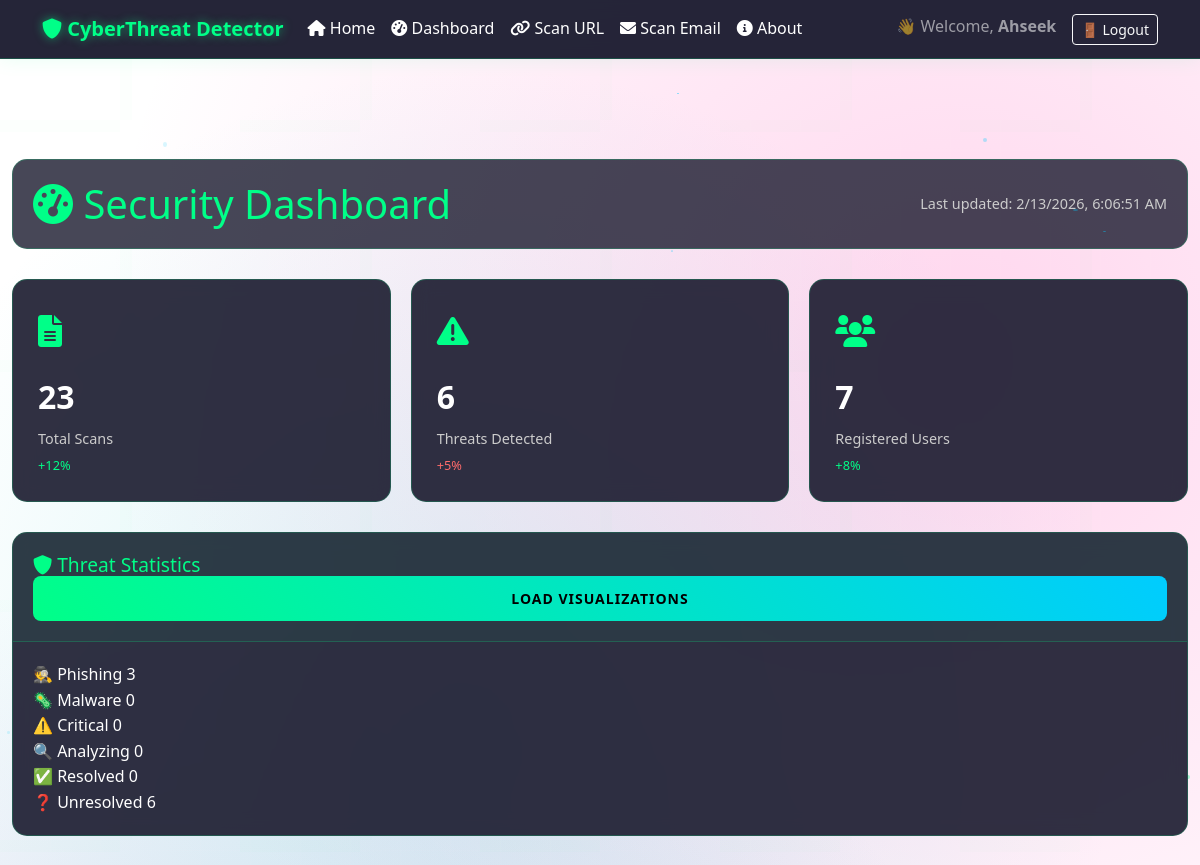
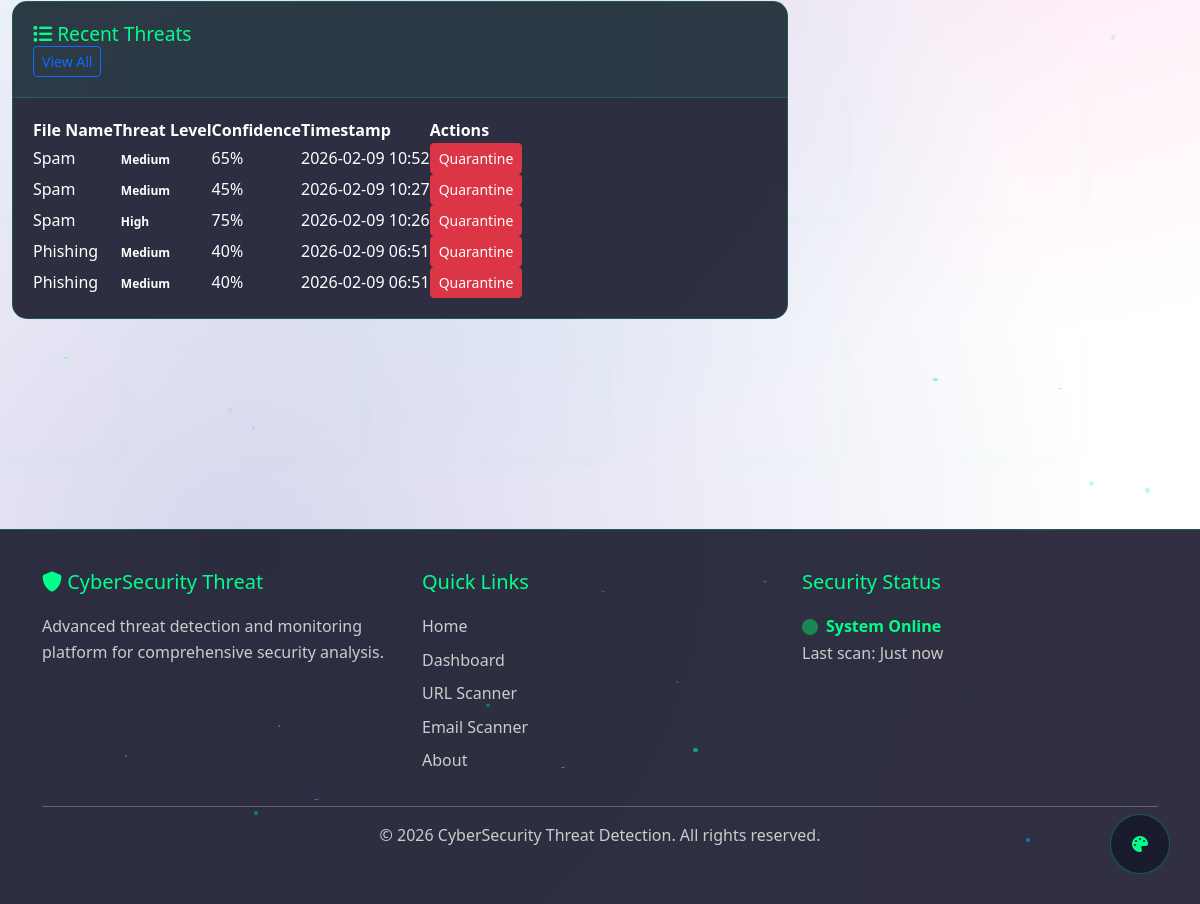
Page /dashboard/ (signed in) on the committed database (2 pictures, top to bottom).
### myapp/models.py (models this page shows)
class ThreatLog(models.Model):
    THREAT_TYPES = [
        ('phishing', 'Phishing'),
        ('malware', 'Malware'),
        ('brute_force', 'Brute Force'),
        ('sql_injection', 'SQL Injection'),
        ('xss', 'XSS'),
        ('ransomware', 'Ransomware'),
        ('zero_day', 'Zero Day'),
    ]
    SEVERITY_LEVELS = [
        ('low', 'Low'),
        ('medium', 'Medium'),
        ('high', 'High'),
        ('critical', 'Critical'),
    ]
    threat_type = models.CharField(max_length=50, choices=THREAT_TYPES)
    severity = models.CharField(max_length=20, choices=SEVERITY_LEVELS, default='medium')
    status = models.CharField(max_length=20, default='detected')
    source_ip = models.GenericIPAddressField(null=True, blank=True)
    target_ip = models.GenericIPAddressField(null=True, blank=True)
    url = models.URLField(null=True, blank=True)
    file_hash = models.CharField(max_length=128, null=True, blank=True)
    description = models.TextField()
    detection_method = models.CharField(max_length=100, default='Manual')
    confidence_score = models.IntegerField(default=0)
    timestamp = models.DateTimeField(auto_now_add=True)
    reported_by = models.ForeignKey(User, on_delete=models.SET_NULL, null=True, blank=True)

### myapp/views.py (the view)
# urls.py: path('dashboard/', views.dashboard, name='dashboard'),
@login_required
def dashboard(request):
    threats = ThreatLog.objects.all()
    threat_stats = {
        'total': threats.count(),
        'critical': threats.filter(severity='critical').count(),
        'high': threats.filter(severity='high').count(),
        'medium': threats.filter(severity='medium').count(),
        'low': threats.filter(severity='low').count(),
        'resolved': threats.filter(status='resolved').count(),
        'unresolved': threats.exclude(status='resolved').count(),
        'detected': threats.filter(status='detected').count(),
        'analyzing': threats.filter(status='analyzing').count(),
        'contained': threats.filter(status='contained').count(),
        'phishing': threats.filter(threat_type='phishing').count(),
        'malware': threats.filter(threat_type='malware').count(),
    }
    recent_threats = threats.order_by('-timestamp')[:5]
    context = {
        'total_scans': ScanLog.objects.count(),
        'threats_detected': threat_stats['total'],
        'uptime_hours': 247,
        'active_users': User.objects.count(),
        'current_time': datetime.now().strftime('%Y-%m-%d %H:%M:%S'),
        'recent_threats': recent_threats,
        'threat_stats': threat_stats
    }
    return render(request, 'myapp/dashboard.html', context)

### templates/myapp/dashboard.html (shortened to what this page needs)
{% extends 'myapp/base.html' %}
{% load static %}
{% block content %}
<div class="dashboard-container">
    <div class="container-fluid">
        <div class="dashboard-header">
            <h1><i class="fas fa-tachometer-alt"></i> Security Dashboard</h1>
            <div class="dashboard-time">Last updated: <span id="current-time">{{ current_time }}</span></div>
        </div>
        <div class="stats-grid">
            <div class="stat-box">
                <div class="stat-icon">
                    <i class="fas fa-file-alt"></i>
                </div>
                <div class="stat-value">{{ total_scans|default:0 }}</div>
                <div class="stat-label">Total Scans</div>
                <div class="stat-change positive">+12%</div>
            </div>
            <div class="stat-box">
                <div class="stat-icon">
                    <i class="fas fa-exclamation-triangle"></i>
                </div>
                <div class="stat-value">{{ threats_detected|default:0 }}</div>
                <div class="stat-label">Threats Detected</div>
                <div class="stat-change negative">+5%</div>
            </div>
            <div class="stat-box">
                <div class="stat-icon">
                    <i class="fas fa-users"></i>
                </div>
                <div class="stat-value">{{ active_users|default:0 }}</div>
                <div class="stat-label">Registered Users</div>
                <div class="stat-change positive">+8%</div>
            </div>
        </div>
        <div class="dashboard-card">
            <div class="card-header">
                <h3><i class="fas fa-shield-alt"></i> Threat Statistics</h3>
                <div id="chart-controls">
                    <button id="load-charts-btn" class="btn btn-primary btn-sm">Load Visualizations</button>
                </div>
            </div>
            <div class="card-body">
                <div class="threat-stats-grid">
                    <div class="threat-stat-item">
                        <span class="threat-stat-label">🕵️ Phishing</span>
                        <span class="threat-stat-value">{{ threat_stats.phishing|default:0 }}</span>
                    </div>
                    <div class="threat-stat-item">
                        <span class="threat-stat-label">🦠 Malware</span>
                        <span class="threat-stat-value">{{ threat_stats.malware|default:0 }}</span>
                    </div>
                    <div class="threat-stat-item">
                        <span class="threat-stat-label">⚠️ Critical</span>
                        <span class="threat-stat-value">{{ threat_stats.critical|default:0 }}</span>
                    </div>
                    <div class="threat-stat-item">
                        <span class="threat-stat-label">🔍 Analyzing</span>
                        <span class="threat-stat-value">{{ threat_stats.analyzing|default:0 }}</span>
                    </div>
                    <div class="threat-stat-item">
                        <span class="threat-stat-label">✅ Resolved</span>
                        <span class="threat-stat-value">{{ threat_stats.resolved|default:0 }}</span>
                    </div>
                    <div class="threat-stat-item">
                        <span class="threat-stat-label">❓ Unresolved</span>
                        <span class="threat-stat-value">{{ threat_stats.unresolved|default:0 }}</span>
                    </div>
                </div>
            </div>
        </div>
        <div class="row">
            <div class="col-lg-8">
                <div class="dashboard-card">
                    <div class="card-header">
                        <h3><i class="fas fa-list"></i> Recent Threats</h3>
                        <a href="{% url 'all_threats' %}" class="btn btn-sm btn-outline-primary">View All</a>
                    </div>
                    <div class="card-body">
                        <div class="table-responsive">
                            <table class="threats-table">
                                <thead>
                                    <tr>
                                        <th>File Name</th>
                                        <th>Threat Level</th>
                                        <th>Confidence</th>
                                        <th>Timestamp</th>
                                        <th>Actions</th>
                                    </tr>
                                </thead>
                                <tbody>
                                    {% for threat in recent_threats %}
                                    <tr>
                                        <td>{{ threat.threat_type|title }}</td>
                                        <td><span class="badge badge-{{ threat.severity }}">{{ threat.severity|title }}</span></td>
                                        <td>{{ threat.confidence_score }}%</td>
                                        <td>{{ threat.timestamp|date:"Y-m-d H:i" }}</td>
                                        <td><button class="btn btn-sm btn-danger">Quarantine</button></td>
                                    </tr>
                                    {% empty %}
                                    <tr>
                                        <td colspan="5" class="text-center">No recent threats.</td>
                                    </tr>
                                    {% endfor %}
                                </tbody>
                            </table>
                        </div>
                    </div>
                </div>
            </div>
        </div>
    </div>
</div>
{% endblock %}

### templates/myapp/base.html (shortened to what this page needs)
<!DOCTYPE html>
{% load static %}
<html lang="en">
<head>
    <link href="https://cdn.jsdelivr.net/npm/bootstrap@5.3.0/dist/css/bootstrap.min.css" rel="stylesheet">
    <link rel="stylesheet" href="{% static 'myapp/css/style.css' %}">
    <link rel="stylesheet" href="https://cdnjs.cloudflare.com/ajax/libs/font-awesome/6.0.0/css/all.min.css">
</head>
<body class="cyber-bg">
    <div id="particles-container" class="particles-container"></div>
    <nav class="navbar navbar-expand-lg navbar-dark cyber-navbar">
        <div class="container">
            <a class="navbar-brand cyber-brand" href="{% url 'home' %}">
                <i class="fas fa-shield-alt"></i> CyberThreat Detector
            </a>
            <div class="collapse navbar-collapse" id="navbarNav">
                <ul class="navbar-nav me-auto">
                    <li class="nav-item">
                        <a class="nav-link" href="{% url 'home' %}"><i class="fas fa-home"></i> Home</a>
                    </li>
                    <li class="nav-item">
                        <a class="nav-link" href="{% url 'dashboard' %}"><i class="fas fa-tachometer-alt"></i> Dashboard</a>
                    </li>
                    <li class="nav-item">
                        <a class="nav-link" href="{% url 'scan_url' %}"><i class="fas fa-link"></i> Scan URL</a>
                    </li>
                    <li class="nav-item">
                        <a class="nav-link" href="{% url 'scan_email' %}"><i class="fas fa-envelope"></i> Scan Email</a>
                    </li>
                    <li class="nav-item">
                        <a class="nav-link" href="{% url 'about' %}"><i class="fas fa-info-circle"></i> About</a>
                    </li>
                </ul>
                <ul class="navbar-nav">
                    {% if request.user.is_authenticated %}
                        <li class="nav-item">
                            <span class="navbar-text me-3">👋 Welcome, <strong>{{ request.user.username }}</strong></span>
                        </li>
                        <li class="nav-item">
                            <form method="post" action="{% url 'logout' %}" class="d-inline">
                                <button type="submit" class="btn btn-outline-light btn-sm">
                                    🚪 Logout
                                </button>
                            </form>
                        </li>
                    {% endif %}
                </ul>
            </div>
        </div>
    </nav>
    <main class="main-content">
        {% block content %}{% endblock %}
    </main>
    <div class="theme-switcher">
        <button id="theme-toggle" class="theme-btn">
            <i class="fas fa-palette"></i>
        </button>
    </div>
    <footer class="cyber-footer">
        <div class="container">
            <div class="row">
                <div class="col-md-4">
                    <h5><i class="fas fa-shield-alt"></i> CyberSecurity Threat</h5>
                    <p>Advanced threat detection and monitoring platform for comprehensive security analysis.</p>
                </div>
                <div class="col-md-4">
                    <h5>Quick Links</h5>
                    <ul class="footer-links">
                        <li><a href="{% url 'home' %}">Home</a></li>
                        <li><a href="{% url 'dashboard' %}">Dashboard</a></li>
                        <li><a href="{% url 'scan_url' %}">URL Scanner</a></li>
                        <li><a href="{% url 'scan_email' %}">Email Scanner</a></li>
                        <li><a href="{% url 'about' %}">About</a></li>
                    </ul>
                </div>
                <div class="col-md-4">
                    <h5>Security Status</h5>
                    <div class="status-indicator">
                        <i class="fas fa-circle text-success"></i> System Online
                    </div>
                    <p>Last scan: <span id="last-scan-time">Just now</span></p>
                </div>
            </div>
            <hr>
            <div class="text-center">
                <p>&copy; 2026 CyberSecurity Threat Detection. All rights reserved.</p>
            </div>
        </div>
    </footer>
</body>
</html>

### rows in the picture
ThreatLog: threat_type "Spam", severity "Medium", confidence_score "65", timestamp "2026-02-09 10:52"
ThreatLog: threat_type "Spam", severity "Medium", confidence_score "45", timestamp "2026-02-09 10:27"
ThreatLog: threat_type "Spam", severity "High", confidence_score "75", timestamp "2026-02-09 10:26"
ThreatLog: threat_type "Phishing", severity "Medium", confidence_score "40", timestamp "2026-02-09 06:51"
ThreatLog: threat_type "Phishing", severity "Medium", confidence_score "40", timestamp "2026-02-09 06:51"

### other values in the picture
{{ request.user.username }} "Ahseek"
{{ total_scans|default:0 }} "23"
{{ threats_detected|default:0 }} "6"
{{ active_users|default:0 }} "7"
{{ threat_stats.phishing|default:0 }} "3"
{{ threat_stats.malware|default:0 }} "0"
{{ threat_stats.critical|default:0 }} "0"
{{ threat_stats.analyzing|default:0 }} "0"
{{ threat_stats.resolved|default:0 }} "0"
{{ threat_stats.unresolved|default:0 }} "6"
